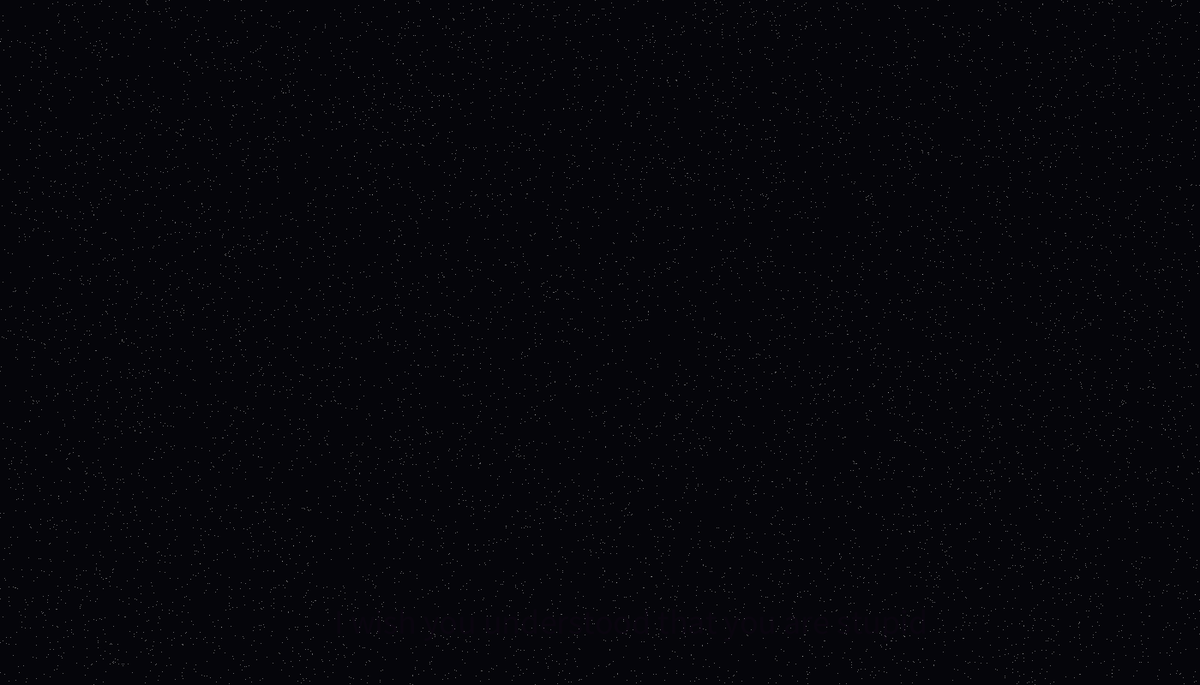
Frame 1 (no input)
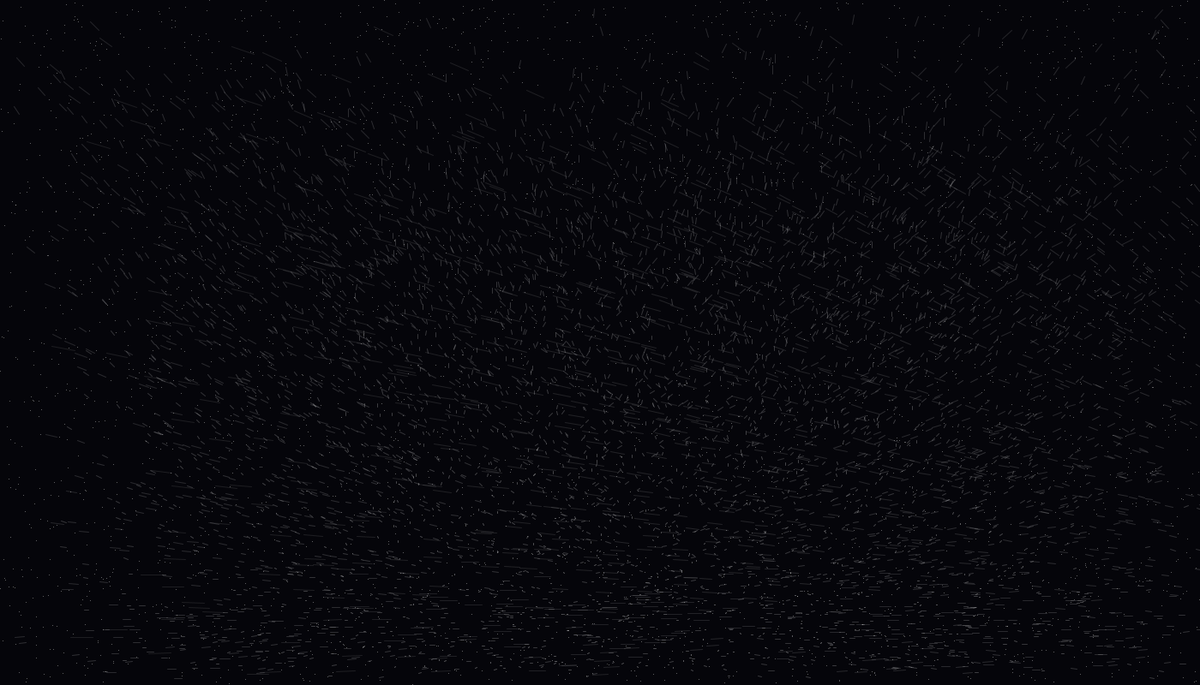
Frame 60 (the mouse pressed at the canvas centre just before this capture)
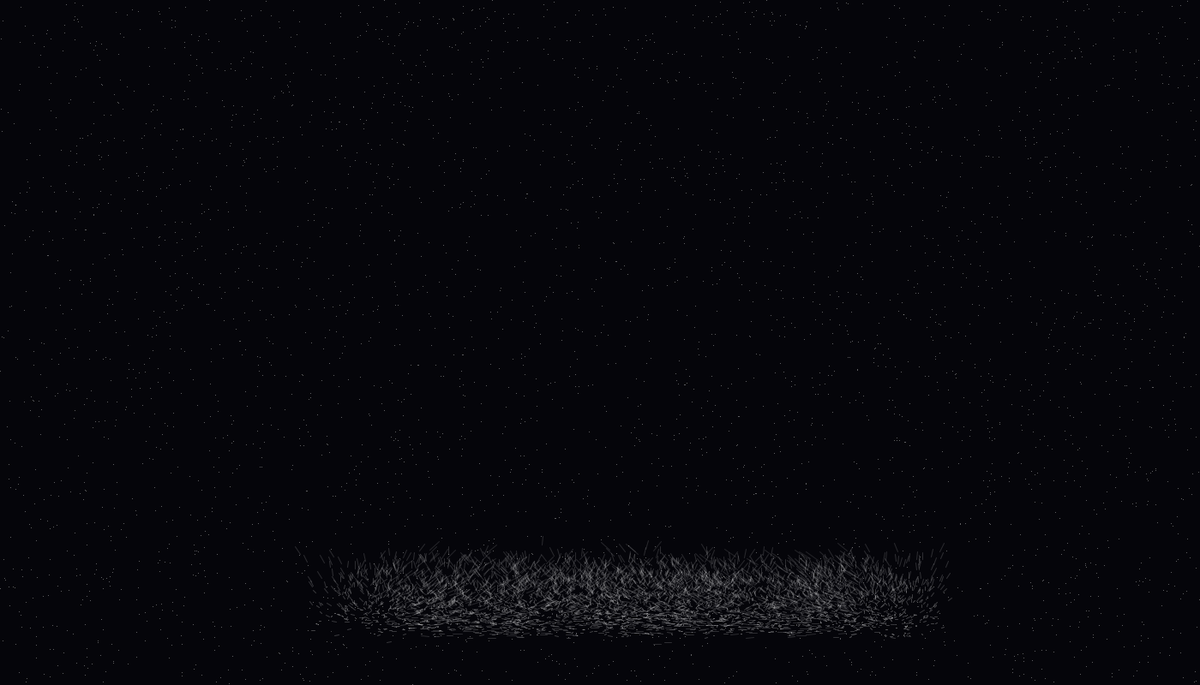
Frame 120 (the mouse held since frame 60 and released just before this capture)

The Processing sketch that drew these frames (run headless with seeded random() and noise(); from frame 60 on, the mouse is pressed at the canvas centre):

// Processing sketch: translationc
// ── translationc.pde
color c = color(10,5,15);//the secret colour
String word = "O";
String allwords = "I wish you understood that you are stupid/I wish you understood that you are stupid and stupid and stupid/I wish my parents understood that I am not a child anymore";
PVector start  =new PVector(100, 300);
int tSize = 40; //Textsize
ArrayList<particle> Points = new ArrayList<particle>();
int index=0;
float restZ=0;
int[] yValue = {700, 320, 250, 500, 200, 800, 450, 270, 530, 290};
int F = 0;
float CTime = 130;//number of frames between words
int PNum = 10000;

void setup() {
  size(1400, 800);
  noStroke();
  background(5,5,10,0);
  
  textSize(tSize);
  fill(c);
  text(word, start.x, start.y+tSize); //writing invisible text
  loadPixels(); //saving all pixels of the sketch
  for (int i = 0; i < PNum; i++) {//creating the particles
    Points.add(new particle(random(width),random(height)));
  }

  smooth();
}


void draw(){
  background(5,5,10,0);
  int Len = word.length();
  PVector RealPix;
  if (restZ==0){//when the timer for the word runs out
    restZ=CTime;
    for (particle P : Points) {//resetting particles and slowing them down
      P.target=false;
      P.velocity.mult(0.33);
    }
    String[] Arr = allwords.split("/");
    word=Arr[F];//getting the next word
    
    //positioning text inside the window    
    start.x = int(random(20,(width-word.length()*tSize/1.8)));
    start.y = yValue[F];

    fill(c);
    text(word, start.x, start.y+tSize);
    loadPixels();
    F++;
    if (F>=Arr.length){
      F = 0;
    };
  }else if (restZ<=1){//slowing down on the last 4 frames
    for (particle P : Points) {
      P.velocity.mult(-0.005);
    }
  }
  restZ-=1;
  //-10
  for (int i = 0; i < 13*PNum/(CTime-90); i++) {//checking random points in the area of the text
    RealPix=  new PVector(int(random(start.x, start.x+Len*tSize)),int(random(start.y, start.y+tSize*1.4)));
    int pixNr =int(RealPix.y*width + RealPix.x);
    color b= pixels[pixNr];
    
    //20 10
    if ((c == b)&&(restZ<CTime-20)&&(restZ>=8)){//if the point is on text
      particle Aktuell = Points.get(index);
      if (Aktuell.target==false){
        Aktuell.target=true;
        PVector desired = PVector.sub(RealPix, Aktuell.location);
        desired.div(restZ);
        Aktuell.velocity= desired;//kicking the particle in the direction of the point
      }
      index++;
      index=index%PNum;
    }
  }
  runP();//simulating and drawing the particles  
}

void runP(){
  for (particle P : Points) {
    stroke(255,255,255 ,128/sqrt(P.velocity.mag()+1));
    P.location.add(P.velocity);
    line(P.location.x, P.location.y, P.location.x+P.velocity.x, P.location.y+P.velocity.y);
  }//drawig particles as lines for a smoother look
}

class particle{
  PVector location;
  PVector velocity;
  boolean target=false;
  particle(float x, float y) {
    location = new PVector(x, y);
    velocity = new PVector(0.0, 0.0);
  }
}
